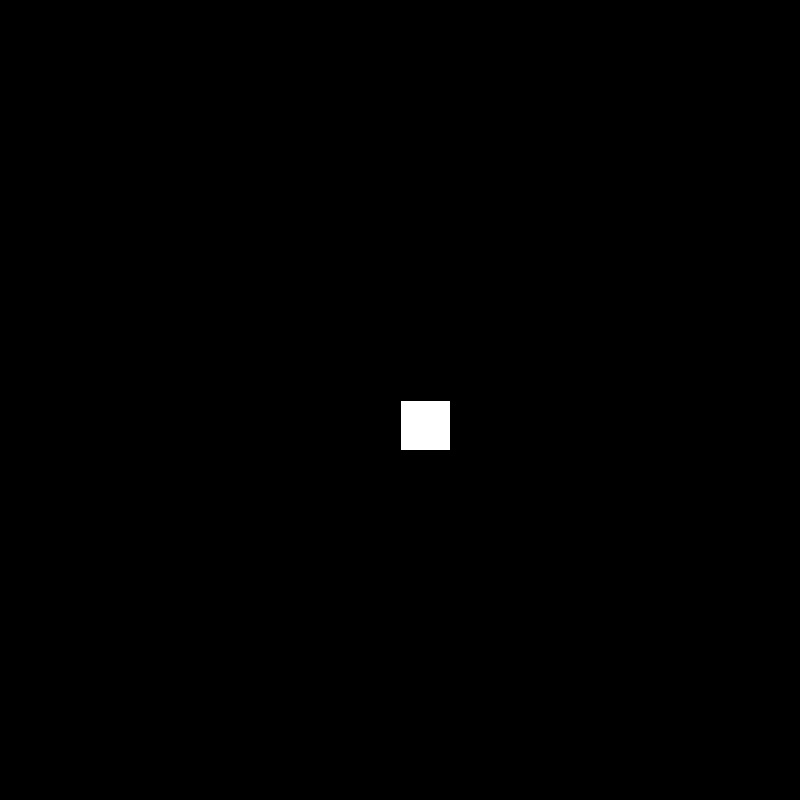
Frame 1 (no input)
Frame 60 (the mouse pressed at the canvas centre just before this capture): identical to frame 1, image omitted
Frame 120 (the mouse held since frame 60 and released just before this capture): identical to frame 1, image omitted

The Processing sketch that drew this single still picture (run headless with seeded random() and noise(); from frame 60 on, the mouse is pressed at the canvas centre):

// Processing sketch: p15_floating_character
// ── p15_floating_character.pde

// source:
// https://forum.processing.org/two/discussion/16594/can-multiple-keys-be-pressed-on-the-keyboard

float x=width/2;
float y=height/2;
float xvel=0;
float yvel=0;
float frict = 0.97;
float vel = 0.6;
 
 
boolean isLeft, isRight, isUp, isDown; 
 
void setup() {
  size(800, 800);
  background(0);
  frameRate(30);
 
  x=width/2;
  y=height/2;
}
 
void draw() {
 
  background(0);//cls
  x=x+xvel; 
  y=y+yvel;
  if (isLeft)xvel=xvel-frict;
  if (isRight)xvel=xvel+frict;
  if (isDown)yvel=yvel+frict;
  if (isUp)yvel=yvel-frict;
  yvel=yvel*frict;
  xvel=xvel*frict;
 
  rect(x, y, 50, 50);
}
 
void keyPressed() {
  setMove(keyCode, true);
}
 
void keyReleased() {
  setMove(keyCode, false);
}
 
boolean setMove(int k, boolean b) {
  switch (k) {
  case UP:
    return isUp = b;
 
  case DOWN:
    return isDown = b;
 
  case LEFT:
    return isLeft = b;
 
  case RIGHT:
    return isRight = b;
 
  default:
    return b;
  }
}
